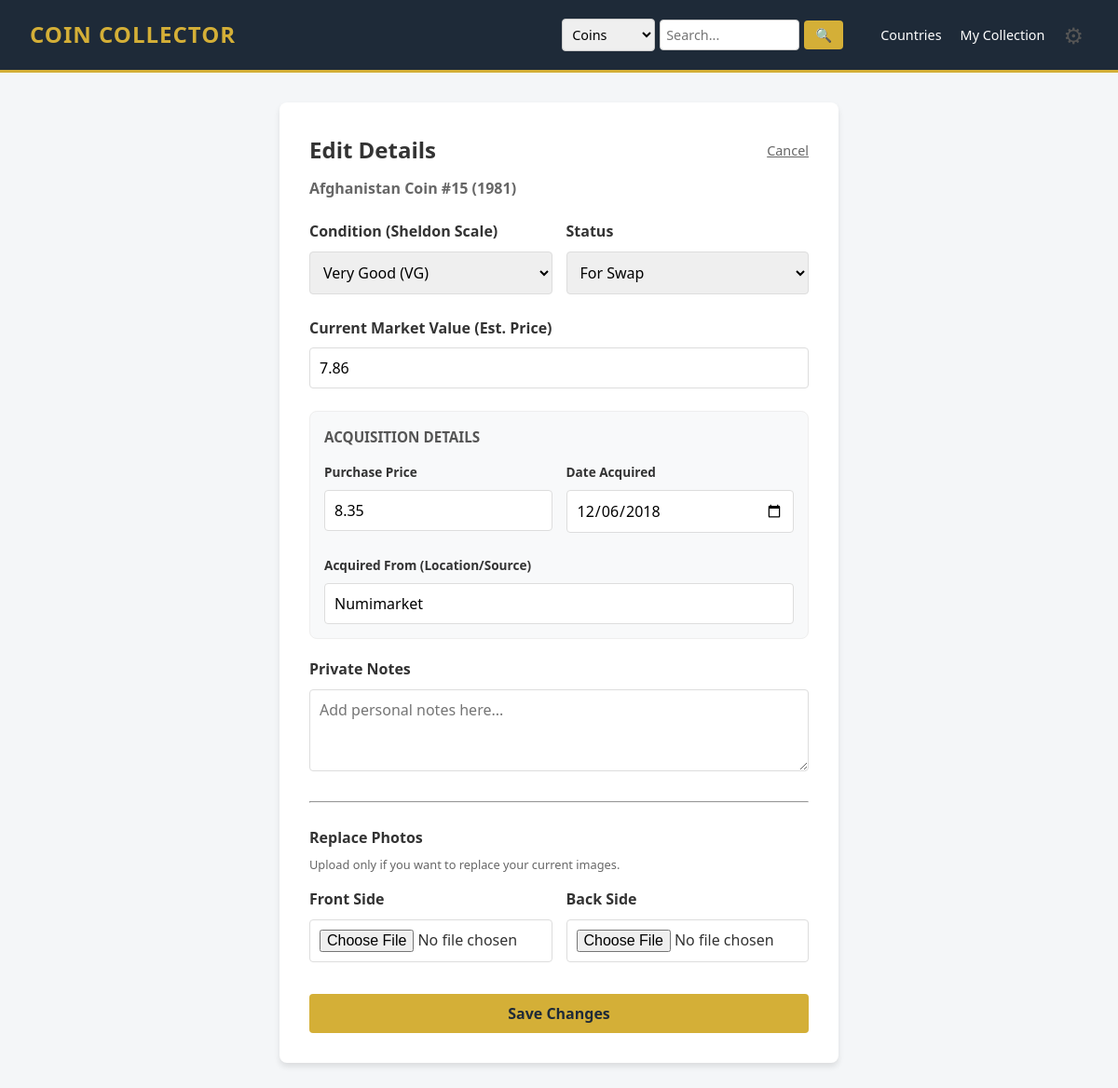
Screenshot of /edit_coin.php?id=79 (signed in) with the database file from the repository.
### tables this page shows
CREATE TABLE IF NOT EXISTS user_coins (
    id INT AUTO_INCREMENT PRIMARY KEY,
    user_id INT NOT NULL,
    catalog_coin_id INT NOT NULL, 
    
    grade VARCHAR(50), 
    status ENUM('collection', 'swap', 'sell', 'wishlist') DEFAULT 'collection',
    
    price DECIMAL(10,2) DEFAULT 0.00,  
    purchase_price DECIMAL(10,2) DEFAULT NULL, 
    purchase_date DATE DEFAULT NULL, 
    purchase_location VARCHAR(100) DEFAULT NULL,  
    
    is_favorite TINYINT(1) DEFAULT 0, 
    
    private_notes TEXT,
    own_image_front VARCHAR(255),
    own_image_back VARCHAR(255),
    
    added_at TIMESTAMP DEFAULT CURRENT_TIMESTAMP,
    FOREIGN KEY (user_id) REFERENCES users(id) ON DELETE CASCADE,
    FOREIGN KEY (catalog_coin_id) REFERENCES catalog_coins(id) ON DELETE CASCADE
);

CREATE TABLE IF NOT EXISTS catalog_coins (
    id INT AUTO_INCREMENT PRIMARY KEY,
    country_id INT NOT NULL,
    title VARCHAR(255) NOT NULL, 
    denomination VARCHAR(50), 
    year INT,
    period VARCHAR(100),
    material VARCHAR(100),
    description TEXT,
    
    weight DECIMAL(10, 2) DEFAULT NULL,  
    diameter DECIMAL(10, 2) DEFAULT NULL, 
    thickness DECIMAL(10, 2) DEFAULT NULL, 
    shape VARCHAR(50) DEFAULT 'Round',  
    mintage INT DEFAULT NULL,  
    
    catalog_image_front VARCHAR(255),
    catalog_image_back VARCHAR(255),
    
    created_by_user_id INT, 
    is_approved TINYINT(1) DEFAULT 0,
    
    created_at TIMESTAMP DEFAULT CURRENT_TIMESTAMP,
    FOREIGN KEY (country_id) REFERENCES countries(id),
    FOREIGN KEY (created_by_user_id) REFERENCES users(id)
);

### edit_coin.php (the view, shortened to what this page needs)
<?php
require 'config/db.php';
$id = isset($_GET['id']) ? (int)$_GET['id'] : 0;
$user_id = $_SESSION['user_id'];
$stmt = $pdo->prepare("
    SELECT uc.*, cc.title, cc.year
    FROM user_coins uc
    JOIN catalog_coins cc ON uc.catalog_coin_id = cc.id
    WHERE uc.id = ? AND uc.user_id = ?
");
$stmt->execute([$id, $user_id]);
$coin = $stmt->fetch();
?>
<!DOCTYPE html>
<html lang="en">
<head>
    <link rel="stylesheet" href="assets/css/styles.css">
</head>
<body>
    <?php include 'includes/navbar.php'; ?>
    <div class="container">
        <div class="card" style="max-width: 600px; margin: 0 auto;">
            <div style="display: flex; justify-content: space-between; align-items: center; margin-bottom: 20px;">
                <h2 style="margin: 0;">Edit Details</h2>
                <a href="user_coin_details.php?id=<?php echo $coin['id']; ?>" style="color: #666; font-size: 0.9rem;">Cancel</a>
            </div>
            <p style="margin-top: -10px; margin-bottom: 20px; color: #666; font-weight: bold;">
                <?php echo htmlspecialchars($coin['title']); ?> (<?php echo $coin['year']; ?>)
            </p>
            <form action="actions/edit_coin_process.php" method="POST" enctype="multipart/form-data">
                <div style="display: flex; gap: 15px;">
                    <div class="form-group" style="flex: 1;">
                        <label>Condition (Sheldon Scale)</label>
                        <select name="grade">
                            <?php
                            $grades = [
                                'UNC' => 'Uncirculated (UNC/MS)',
                                'AU'  => 'About Uncirculated (AU)',
                                'XF'  => 'Extremely Fine (XF)',
                                'VF'  => 'Very Fine (VF)',
                                'F'   => 'Fine (F)',
                                'VG'  => 'Very Good (VG)',
                                'G'   => 'Good/Fair (G)'
                            ];
                            foreach ($grades as $code => $label) {
                                $sel = ($coin['grade'] == $code) ? 'selected' : '';
                                echo "<option value='$code' $sel>$label</option>";
                            }
                            ?>
                        </select>
                    </div>
                    <div class="form-group" style="flex: 1;">
                        <label>Status</label>
                        <select name="status">
                            <option value="swap" <?php if ($coin['status'] == 'swap') echo 'selected'; ?>>For Swap</option>
                        </select>
                    </div>
                </div>
                <div class="form-group">
                    <label>Current Market Value (Est. Price)</label>
                    <input type="number" step="0.01" name="price" value="<?php echo htmlspecialchars($coin['price']); ?>" placeholder="0.00">
                </div>
                <div style="background: #f8f9fa; padding: 15px; border-radius: 8px; margin-bottom: 20px; border: 1px solid #eee;">
                    <h4 style="margin-top: 0; margin-bottom: 15px; color: #555; font-size: 0.95rem; text-transform: uppercase;">Acquisition Details</h4>
                    <div style="display: flex; gap: 15px;">
                        <div class="form-group" style="flex: 1;">
                            <label style="font-size: 0.85rem;">Purchase Price</label>
                            <input type="number" step="0.01" name="purchase_price" value="<?php echo htmlspecialchars($coin['purchase_price']); ?>" placeholder="Paid amount">
                        </div>
                        <div class="form-group" style="flex: 1;">
                            <label style="font-size: 0.85rem;">Date Acquired</label>
                            <input type="date" name="purchase_date" value="<?php echo htmlspecialchars($coin['purchase_date']); ?>">
                        </div>
                    </div>
                    <div class="form-group" style="margin-bottom: 0;">
                        <label style="font-size: 0.85rem;">Acquired From (Location/Source)</label>
                        <input type="text" name="purchase_location" value="<?php echo htmlspecialchars($coin['purchase_location']); ?>" placeholder="e.g. eBay, Local Shop, Gift...">
                    </div>
                </div>
                <div class="form-group">
                    <label>Private Notes</label>
                    <textarea name="private_notes" rows="3" placeholder="Add personal notes here..."><?php echo htmlspecialchars($coin['private_notes']); ?></textarea>
                </div>
                <hr style="margin: 25px 0;">
                <h4 style="margin-bottom: 5px;">Replace Photos</h4>
                <p style="font-size: 0.8rem; color: #666; margin-bottom: 15px;">Upload only if you want to replace your current images.</p>
                <div style="display: flex; gap: 15px;">
                    <div class="form-group" style="flex: 1;">
                        <label>Front Side</label>
                        <input type="file" name="img_front" accept="image/*">
                    </div>
                    <div class="form-group" style="flex: 1;">
                        <label>Back Side</label>
                        <input type="file" name="img_back" accept="image/*">
                    </div>
                </div>
                <button type="submit" class="btn btn-accent" style="width: 100%; margin-top: 10px; font-weight: bold;">Save Changes</button>
            </form>
        </div>
    </div>
</body>
</html>

### assets/css/styles.css (style rules this page uses)
:root { --primary-color: #1e2a38; --accent-color: #d4af37; --bg-color: #f4f6f8; --white: #ffffff; --text-color: #333333; --text-light: #8898aa; --danger: #e74c3c; }
* { box-sizing: border-box; margin: 0; padding: 0; font-family: "Segoe UI", Tahoma, Geneva, Verdana, sans-serif; }
body { background-color: var(--bg-color); color: var(--text-color); line-height: 1.6; }
.container { max-width: 1200px; margin: 2rem auto; padding: 0 20px; }
.card { background: var(--white); border-radius: 8px; box-shadow: 0 4px 6px rgba(0, 0, 0, 0.1); padding: 2rem; margin-bottom: 1rem; }
.btn { display: inline-block; padding: 10px 20px; background-color: var(--primary-color); color: var(--white); border: none; border-radius: 4px; cursor: pointer; text-decoration: none; font-size: 1rem; transition: background 0.3s; }
.btn-accent { background-color: var(--accent-color); color: var(--primary-color); font-weight: bold; }
.form-group { margin-bottom: 1.5rem; }
label { display: block; margin-bottom: 0.5rem; font-weight: 600; }
input, select, textarea { width: 100%; padding: 10px; border: 1px solid #ddd; border-radius: 4px; font-size: 1rem; }

### rows the page displays
user_coins: catalog_coin.title "Afghanistan Coin #15", catalog_coin.year "1981", status "For Swap", price "7.86", purchase_price "8.35", purchase_date "12/06/2018", purchase_location "Numimarket"

### other values shown
form field grade "Very Good (VG)"
